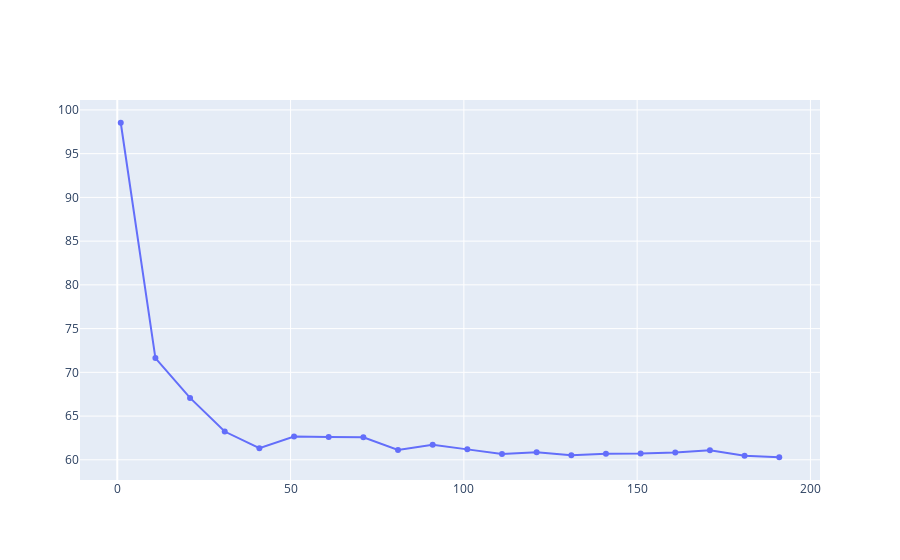

Write notebook code for a chart like this one.
### Code cell
fig = go.Figure()
fig.add_trace(go.Scatter(x=MSE_liste["Tree "], y=MSE_liste['MSE'],
                    mode='lines+markers',
                    name='lines+markers'))
fig.show()

### Figure 1 — Plotly figure (JSON) as saved in the notebook; plotly's stock layout.template omitted (floating-point values rounded to 4 significant figures)
{"data": [{"y": [98.53, 71.63, 67.08, 63.23, 61.32, 62.66, 62.6, 62.57, 61.13, 61.73, 61.19, 60.67, 60.87, 60.51, 60.69, 60.71, 60.83, 61.1, 60.47, 60.29], "x": [1, 11, 21, 31, 41, 51, 61, 71, 81, 91, 101, 111, 121, 131, 141, 151, 161, 171, 181, 191], "type": "scatter", "mode": "lines+markers", "name": "lines+markers"}], "layout": {}}
